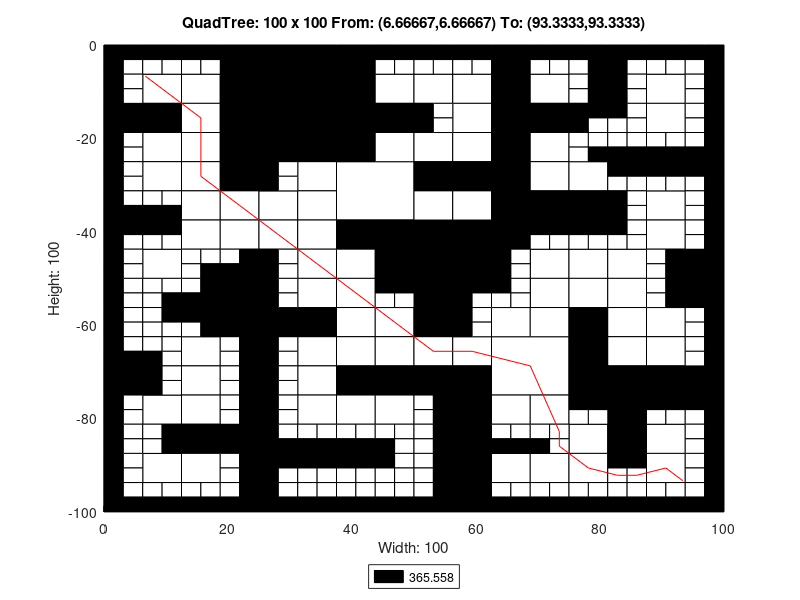

Write the MATLAB code that produced this figure.
axis([0 100 -100 0]);
title('QuadTree: 100 x 100 From: (6.66667,6.66667) To: (93.3333,93.3333)');
xlabel('Width: 100');
ylabel('Height: 100');
rectangle('Position',[25 -12.5 12.5 12.5], 'FaceColor',[0 0 0]);
rectangle('Position',[25 -25 12.5 12.5], 'FaceColor',[0 0 0]);
rectangle('Position',[37.5 -37.5 12.5 12.5], 'FaceColor',[1 1 1]);
rectangle('Position',[50 -50 12.5 12.5], 'FaceColor',[0 0 0]);
rectangle('Position',[62.5 -75 12.5 12.5], 'FaceColor',[1 1 1]);
rectangle('Position',[6.25 -12.5 6.25 6.25], 'FaceColor',[1 1 1]);
rectangle('Position',[18.75 -6.25 6.25 6.25], 'FaceColor',[0 0 0]);
rectangle('Position',[12.5 -12.5 6.25 6.25], 'FaceColor',[1 1 1]);
rectangle('Position',[18.75 -12.5 6.25 6.25], 'FaceColor',[0 0 0]);
rectangle('Position',[0 -18.75 6.25 6.25], 'FaceColor',[0 0 0]);
rectangle('Position',[6.25 -18.75 6.25 6.25], 'FaceColor',[0 0 0]);
rectangle('Position',[6.25 -25 6.25 6.25], 'FaceColor',[1 1 1]);
rectangle('Position',[12.5 -18.75 6.25 6.25], 'FaceColor',[1 1 1]);
rectangle('Position',[18.75 -18.75 6.25 6.25], 'FaceColor',[0 0 0]);
rectangle('Position',[12.5 -25 6.25 6.25], 'FaceColor',[1 1 1]);
rectangle('Position',[18.75 -25 6.25 6.25], 'FaceColor',[0 0 0]);
rectangle('Position',[37.5 -6.25 6.25 6.25], 'FaceColor',[0 0 0]);
rectangle('Position',[37.5 -12.5 6.25 6.25], 'FaceColor',[0 0 0]);
rectangle('Position',[43.75 -12.5 6.25 6.25], 'FaceColor',[1 1 1]);
rectangle('Position',[37.5 -18.75 6.25 6.25], 'FaceColor',[0 0 0]);
rectangle('Position',[43.75 -18.75 6.25 6.25], 'FaceColor',[0 0 0]);
rectangle('Position',[37.5 -25 6.25 6.25], 'FaceColor',[0 0 0]);
rectangle('Position',[43.75 -25 6.25 6.25], 'FaceColor',[1 1 1]);
rectangle('Position',[6.25 -31.25 6.25 6.25], 'FaceColor',[1 1 1]);
rectangle('Position',[12.5 -31.25 6.25 6.25], 'FaceColor',[1 1 1]);
rectangle('Position',[18.75 -31.25 6.25 6.25], 'FaceColor',[0 0 0]);
rectangle('Position',[12.5 -37.5 6.25 6.25], 'FaceColor',[1 1 1]);
rectangle('Position',[18.75 -37.5 6.25 6.25], 'FaceColor',[1 1 1]);
rectangle('Position',[6.25 -50 6.25 6.25], 'FaceColor',[1 1 1]);
rectangle('Position',[12.5 -43.75 6.25 6.25], 'FaceColor',[1 1 1]);
rectangle('Position',[18.75 -43.75 6.25 6.25], 'FaceColor',[1 1 1]);
rectangle('Position',[31.25 -31.25 6.25 6.25], 'FaceColor',[1 1 1]);
rectangle('Position',[25 -37.5 6.25 6.25], 'FaceColor',[1 1 1]);
rectangle('Position',[31.25 -37.5 6.25 6.25], 'FaceColor',[1 1 1]);
rectangle('Position',[25 -43.75 6.25 6.25], 'FaceColor',[1 1 1]);
rectangle('Position',[31.25 -43.75 6.25 6.25], 'FaceColor',[1 1 1]);
rectangle('Position',[31.25 -50 6.25 6.25], 'FaceColor',[1 1 1]);
rectangle('Position',[37.5 -43.75 6.25 6.25], 'FaceColor',[0 0 0]);
rectangle('Position',[43.75 -43.75 6.25 6.25], 'FaceColor',[0 0 0]);
rectangle('Position',[37.5 -50 6.25 6.25], 'FaceColor',[1 1 1]);
rectangle('Position',[43.75 -50 6.25 6.25], 'FaceColor',[0 0 0]);
rectangle('Position',[50 -12.5 6.25 6.25], 'FaceColor',[1 1 1]);
rectangle('Position',[56.25 -12.5 6.25 6.25], 'FaceColor',[1 1 1]);
rectangle('Position',[62.5 -6.25 6.25 6.25], 'FaceColor',[0 0 0]);
rectangle('Position',[62.5 -12.5 6.25 6.25], 'FaceColor',[0 0 0]);
rectangle('Position',[68.75 -12.5 6.25 6.25], 'FaceColor',[1 1 1]);
rectangle('Position',[56.25 -18.75 6.25 6.25], 'FaceColor',[1 1 1]);
rectangle('Position',[50 -25 6.25 6.25], 'FaceColor',[1 1 1]);
rectangle('Position',[56.25 -25 6.25 6.25], 'FaceColor',[1 1 1]);
rectangle('Position',[62.5 -18.75 6.25 6.25], 'FaceColor',[0 0 0]);
rectangle('Position',[68.75 -18.75 6.25 6.25], 'FaceColor',[0 0 0]);
rectangle('Position',[62.5 -25 6.25 6.25], 'FaceColor',[0 0 0]);
rectangle('Position',[68.75 -25 6.25 6.25], 'FaceColor',[1 1 1]);
rectangle('Position',[87.5 -12.5 6.25 6.25], 'FaceColor',[1 1 1]);
rectangle('Position',[87.5 -18.75 6.25 6.25], 'FaceColor',[1 1 1]);
rectangle('Position',[50 -31.25 6.25 6.25], 'FaceColor',[0 0 0]);
rectangle('Position',[56.25 -31.25 6.25 6.25], 'FaceColor',[0 0 0]);
rectangle('Position',[50 -37.5 6.25 6.25], 'FaceColor',[1 1 1]);
rectangle('Position',[56.25 -37.5 6.25 6.25], 'FaceColor',[1 1 1]);
rectangle('Position',[62.5 -31.25 6.25 6.25], 'FaceColor',[0 0 0]);
rectangle('Position',[68.75 -31.25 6.25 6.25], 'FaceColor',[1 1 1]);
rectangle('Position',[62.5 -37.5 6.25 6.25], 'FaceColor',[0 0 0]);
rectangle('Position',[68.75 -37.5 6.25 6.25], 'FaceColor',[0 0 0]);
rectangle('Position',[62.5 -43.75 6.25 6.25], 'FaceColor',[0 0 0]);
rectangle('Position',[68.75 -50 6.25 6.25], 'FaceColor',[1 1 1]);
rectangle('Position',[75 -31.25 6.25 6.25], 'FaceColor',[1 1 1]);
rectangle('Position',[75 -37.5 6.25 6.25], 'FaceColor',[0 0 0]);
rectangle('Position',[87.5 -37.5 6.25 6.25], 'FaceColor',[1 1 1]);
rectangle('Position',[75 -50 6.25 6.25], 'FaceColor',[1 1 1]);
rectangle('Position',[81.25 -50 6.25 6.25], 'FaceColor',[1 1 1]);
rectangle('Position',[87.5 -43.75 6.25 6.25], 'FaceColor',[1 1 1]);
rectangle('Position',[93.75 -50 6.25 6.25], 'FaceColor',[0 0 0]);
rectangle('Position',[18.75 -56.25 6.25 6.25], 'FaceColor',[0 0 0]);
rectangle('Position',[18.75 -62.5 6.25 6.25], 'FaceColor',[0 0 0]);
rectangle('Position',[0 -75 6.25 6.25], 'FaceColor',[0 0 0]);
rectangle('Position',[12.5 -68.75 6.25 6.25], 'FaceColor',[1 1 1]);
rectangle('Position',[12.5 -75 6.25 6.25], 'FaceColor',[1 1 1]);
rectangle('Position',[31.25 -56.25 6.25 6.25], 'FaceColor',[1 1 1]);
rectangle('Position',[25 -62.5 6.25 6.25], 'FaceColor',[0 0 0]);
rectangle('Position',[31.25 -62.5 6.25 6.25], 'FaceColor',[0 0 0]);
rectangle('Position',[37.5 -56.25 6.25 6.25], 'FaceColor',[1 1 1]);
rectangle('Position',[37.5 -62.5 6.25 6.25], 'FaceColor',[1 1 1]);
rectangle('Position',[43.75 -62.5 6.25 6.25], 'FaceColor',[1 1 1]);
rectangle('Position',[31.25 -68.75 6.25 6.25], 'FaceColor',[1 1 1]);
rectangle('Position',[31.25 -75 6.25 6.25], 'FaceColor',[1 1 1]);
rectangle('Position',[37.5 -68.75 6.25 6.25], 'FaceColor',[1 1 1]);
rectangle('Position',[43.75 -68.75 6.25 6.25], 'FaceColor',[1 1 1]);
rectangle('Position',[37.5 -75 6.25 6.25], 'FaceColor',[0 0 0]);
rectangle('Position',[43.75 -75 6.25 6.25], 'FaceColor',[0 0 0]);
rectangle('Position',[6.25 -81.25 6.25 6.25], 'FaceColor',[1 1 1]);
rectangle('Position',[12.5 -81.25 6.25 6.25], 'FaceColor',[1 1 1]);
rectangle('Position',[12.5 -87.5 6.25 6.25], 'FaceColor',[0 0 0]);
rectangle('Position',[18.75 -87.5 6.25 6.25], 'FaceColor',[0 0 0]);
rectangle('Position',[6.25 -93.75 6.25 6.25], 'FaceColor',[1 1 1]);
rectangle('Position',[12.5 -93.75 6.25 6.25], 'FaceColor',[1 1 1]);
rectangle('Position',[31.25 -81.25 6.25 6.25], 'FaceColor',[1 1 1]);
rectangle('Position',[37.5 -81.25 6.25 6.25], 'FaceColor',[1 1 1]);
rectangle('Position',[43.75 -81.25 6.25 6.25], 'FaceColor',[1 1 1]);
rectangle('Position',[50 -56.25 6.25 6.25], 'FaceColor',[0 0 0]);
rectangle('Position',[50 -62.5 6.25 6.25], 'FaceColor',[0 0 0]);
rectangle('Position',[68.75 -56.25 6.25 6.25], 'FaceColor',[1 1 1]);
rectangle('Position',[62.5 -62.5 6.25 6.25], 'FaceColor',[1 1 1]);
rectangle('Position',[68.75 -62.5 6.25 6.25], 'FaceColor',[1 1 1]);
rectangle('Position',[50 -68.75 6.25 6.25], 'FaceColor',[1 1 1]);
rectangle('Position',[56.25 -68.75 6.25 6.25], 'FaceColor',[1 1 1]);
rectangle('Position',[50 -75 6.25 6.25], 'FaceColor',[0 0 0]);
rectangle('Position',[56.25 -75 6.25 6.25], 'FaceColor',[0 0 0]);
rectangle('Position',[75 -56.25 6.25 6.25], 'FaceColor',[1 1 1]);
rectangle('Position',[81.25 -56.25 6.25 6.25], 'FaceColor',[1 1 1]);
rectangle('Position',[75 -62.5 6.25 6.25], 'FaceColor',[0 0 0]);
rectangle('Position',[81.25 -62.5 6.25 6.25], 'FaceColor',[1 1 1]);
rectangle('Position',[93.75 -56.25 6.25 6.25], 'FaceColor',[0 0 0]);
rectangle('Position',[87.5 -62.5 6.25 6.25], 'FaceColor',[1 1 1]);
rectangle('Position',[75 -68.75 6.25 6.25], 'FaceColor',[0 0 0]);
rectangle('Position',[81.25 -68.75 6.25 6.25], 'FaceColor',[1 1 1]);
rectangle('Position',[75 -75 6.25 6.25], 'FaceColor',[0 0 0]);
rectangle('Position',[81.25 -75 6.25 6.25], 'FaceColor',[0 0 0]);
rectangle('Position',[87.5 -68.75 6.25 6.25], 'FaceColor',[1 1 1]);
rectangle('Position',[87.5 -75 6.25 6.25], 'FaceColor',[0 0 0]);
rectangle('Position',[93.75 -75 6.25 6.25], 'FaceColor',[0 0 0]);
rectangle('Position',[56.25 -81.25 6.25 6.25], 'FaceColor',[0 0 0]);
rectangle('Position',[56.25 -87.5 6.25 6.25], 'FaceColor',[0 0 0]);
rectangle('Position',[62.5 -81.25 6.25 6.25], 'FaceColor',[1 1 1]);
rectangle('Position',[68.75 -81.25 6.25 6.25], 'FaceColor',[1 1 1]);
rectangle('Position',[56.25 -93.75 6.25 6.25], 'FaceColor',[0 0 0]);
rectangle('Position',[56.25 -100 6.25 6.25], 'FaceColor',[0 0 0]);
rectangle('Position',[62.5 -93.75 6.25 6.25], 'FaceColor',[1 1 1]);
rectangle('Position',[68.75 -93.75 6.25 6.25], 'FaceColor',[1 1 1]);
rectangle('Position',[81.25 -81.25 6.25 6.25], 'FaceColor',[0 0 0]);
rectangle('Position',[75 -87.5 6.25 6.25], 'FaceColor',[1 1 1]);
rectangle('Position',[81.25 -87.5 6.25 6.25], 'FaceColor',[0 0 0]);
rectangle('Position',[87.5 -87.5 6.25 6.25], 'FaceColor',[1 1 1]);
rectangle('Position',[75 -93.75 6.25 6.25], 'FaceColor',[1 1 1]);
rectangle('Position',[87.5 -93.75 6.25 6.25], 'FaceColor',[1 1 1]);
rectangle('Position',[0 -3.125 3.125 3.125], 'FaceColor',[0 0 0]);
rectangle('Position',[3.125 -3.125 3.125 3.125], 'FaceColor',[0 0 0]);
rectangle('Position',[0 -6.25 3.125 3.125], 'FaceColor',[0 0 0]);
rectangle('Position',[3.125 -6.25 3.125 3.125], 'FaceColor',[1 1 1]);
rectangle('Position',[6.25 -3.125 3.125 3.125], 'FaceColor',[0 0 0]);
rectangle('Position',[9.375 -3.125 3.125 3.125], 'FaceColor',[0 0 0]);
rectangle('Position',[6.25 -6.25 3.125 3.125], 'FaceColor',[1 1 1]);
rectangle('Position',[9.375 -6.25 3.125 3.125], 'FaceColor',[1 1 1]);
rectangle('Position',[0 -9.375 3.125 3.125], 'FaceColor',[0 0 0]);
rectangle('Position',[3.125 -9.375 3.125 3.125], 'FaceColor',[1 1 1]);
rectangle('Position',[0 -12.5 3.125 3.125], 'FaceColor',[0 0 0]);
rectangle('Position',[3.125 -12.5 3.125 3.125], 'FaceColor',[1 1 1]);
rectangle('Position',[12.5 -3.125 3.125 3.125], 'FaceColor',[0 0 0]);
rectangle('Position',[15.625 -3.125 3.125 3.125], 'FaceColor',[0 0 0]);
rectangle('Position',[12.5 -6.25 3.125 3.125], 'FaceColor',[1 1 1]);
rectangle('Position',[15.625 -6.25 3.125 3.125], 'FaceColor',[1 1 1]);
rectangle('Position',[0 -21.875 3.125 3.125], 'FaceColor',[0 0 0]);
rectangle('Position',[3.125 -21.875 3.125 3.125], 'FaceColor',[1 1 1]);
rectangle('Position',[0 -25 3.125 3.125], 'FaceColor',[0 0 0]);
rectangle('Position',[3.125 -25 3.125 3.125], 'FaceColor',[1 1 1]);
rectangle('Position',[43.75 -3.125 3.125 3.125], 'FaceColor',[0 0 0]);
rectangle('Position',[46.875 -3.125 3.125 3.125], 'FaceColor',[0 0 0]);
rectangle('Position',[43.75 -6.25 3.125 3.125], 'FaceColor',[1 1 1]);
rectangle('Position',[46.875 -6.25 3.125 3.125], 'FaceColor',[1 1 1]);
rectangle('Position',[0 -28.125 3.125 3.125], 'FaceColor',[0 0 0]);
rectangle('Position',[3.125 -28.125 3.125 3.125], 'FaceColor',[1 1 1]);
rectangle('Position',[0 -31.25 3.125 3.125], 'FaceColor',[0 0 0]);
rectangle('Position',[3.125 -31.25 3.125 3.125], 'FaceColor',[1 1 1]);
rectangle('Position',[0 -34.375 3.125 3.125], 'FaceColor',[0 0 0]);
rectangle('Position',[3.125 -34.375 3.125 3.125], 'FaceColor',[1 1 1]);
rectangle('Position',[0 -37.5 3.125 3.125], 'FaceColor',[0 0 0]);
rectangle('Position',[3.125 -37.5 3.125 3.125], 'FaceColor',[0 0 0]);
rectangle('Position',[6.25 -34.375 3.125 3.125], 'FaceColor',[1 1 1]);
rectangle('Position',[9.375 -34.375 3.125 3.125], 'FaceColor',[1 1 1]);
rectangle('Position',[6.25 -37.5 3.125 3.125], 'FaceColor',[0 0 0]);
rectangle('Position',[9.375 -37.5 3.125 3.125], 'FaceColor',[0 0 0]);
rectangle('Position',[0 -40.625 3.125 3.125], 'FaceColor',[0 0 0]);
rectangle('Position',[3.125 -40.625 3.125 3.125], 'FaceColor',[0 0 0]);
rectangle('Position',[0 -43.75 3.125 3.125], 'FaceColor',[0 0 0]);
rectangle('Position',[3.125 -43.75 3.125 3.125], 'FaceColor',[1 1 1]);
rectangle('Position',[6.25 -40.625 3.125 3.125], 'FaceColor',[0 0 0]);
rectangle('Position',[9.375 -40.625 3.125 3.125], 'FaceColor',[0 0 0]);
rectangle('Position',[6.25 -43.75 3.125 3.125], 'FaceColor',[1 1 1]);
rectangle('Position',[9.375 -43.75 3.125 3.125], 'FaceColor',[1 1 1]);
rectangle('Position',[0 -46.875 3.125 3.125], 'FaceColor',[0 0 0]);
rectangle('Position',[3.125 -46.875 3.125 3.125], 'FaceColor',[1 1 1]);
rectangle('Position',[0 -50 3.125 3.125], 'FaceColor',[0 0 0]);
rectangle('Position',[3.125 -50 3.125 3.125], 'FaceColor',[1 1 1]);
rectangle('Position',[12.5 -46.875 3.125 3.125], 'FaceColor',[1 1 1]);
rectangle('Position',[15.625 -46.875 3.125 3.125], 'FaceColor',[1 1 1]);
rectangle('Position',[12.5 -50 3.125 3.125], 'FaceColor',[1 1 1]);
rectangle('Position',[15.625 -50 3.125 3.125], 'FaceColor',[0 0 0]);
rectangle('Position',[18.75 -46.875 3.125 3.125], 'FaceColor',[1 1 1]);
rectangle('Position',[21.875 -46.875 3.125 3.125], 'FaceColor',[0 0 0]);
rectangle('Position',[18.75 -50 3.125 3.125], 'FaceColor',[0 0 0]);
rectangle('Position',[21.875 -50 3.125 3.125], 'FaceColor',[0 0 0]);
rectangle('Position',[25 -28.125 3.125 3.125], 'FaceColor',[0 0 0]);
rectangle('Position',[28.125 -28.125 3.125 3.125], 'FaceColor',[1 1 1]);
rectangle('Position',[25 -31.25 3.125 3.125], 'FaceColor',[0 0 0]);
rectangle('Position',[28.125 -31.25 3.125 3.125], 'FaceColor',[1 1 1]);
rectangle('Position',[25 -46.875 3.125 3.125], 'FaceColor',[0 0 0]);
rectangle('Position',[28.125 -46.875 3.125 3.125], 'FaceColor',[1 1 1]);
rectangle('Position',[25 -50 3.125 3.125], 'FaceColor',[0 0 0]);
rectangle('Position',[28.125 -50 3.125 3.125], 'FaceColor',[1 1 1]);
rectangle('Position',[50 -3.125 3.125 3.125], 'FaceColor',[0 0 0]);
rectangle('Position',[53.125 -3.125 3.125 3.125], 'FaceColor',[0 0 0]);
rectangle('Position',[50 -6.25 3.125 3.125], 'FaceColor',[1 1 1]);
rectangle('Position',[53.125 -6.25 3.125 3.125], 'FaceColor',[1 1 1]);
rectangle('Position',[56.25 -3.125 3.125 3.125], 'FaceColor',[0 0 0]);
rectangle('Position',[59.375 -3.125 3.125 3.125], 'FaceColor',[0 0 0]);
rectangle('Position',[56.25 -6.25 3.125 3.125], 'FaceColor',[1 1 1]);
rectangle('Position',[59.375 -6.25 3.125 3.125], 'FaceColor',[1 1 1]);
rectangle('Position',[68.75 -3.125 3.125 3.125], 'FaceColor',[0 0 0]);
rectangle('Position',[71.875 -3.125 3.125 3.125], 'FaceColor',[0 0 0]);
rectangle('Position',[68.75 -6.25 3.125 3.125], 'FaceColor',[1 1 1]);
rectangle('Position',[71.875 -6.25 3.125 3.125], 'FaceColor',[1 1 1]);
rectangle('Position',[50 -15.625 3.125 3.125], 'FaceColor',[0 0 0]);
rectangle('Position',[53.125 -15.625 3.125 3.125], 'FaceColor',[1 1 1]);
rectangle('Position',[50 -18.75 3.125 3.125], 'FaceColor',[0 0 0]);
rectangle('Position',[53.125 -18.75 3.125 3.125], 'FaceColor',[1 1 1]);
rectangle('Position',[75 -3.125 3.125 3.125], 'FaceColor',[0 0 0]);
rectangle('Position',[78.125 -3.125 3.125 3.125], 'FaceColor',[0 0 0]);
rectangle('Position',[75 -6.25 3.125 3.125], 'FaceColor',[1 1 1]);
rectangle('Position',[78.125 -6.25 3.125 3.125], 'FaceColor',[0 0 0]);
rectangle('Position',[81.25 -3.125 3.125 3.125], 'FaceColor',[0 0 0]);
rectangle('Position',[84.375 -3.125 3.125 3.125], 'FaceColor',[0 0 0]);
rectangle('Position',[81.25 -6.25 3.125 3.125], 'FaceColor',[0 0 0]);
rectangle('Position',[84.375 -6.25 3.125 3.125], 'FaceColor',[1 1 1]);
rectangle('Position',[75 -9.375 3.125 3.125], 'FaceColor',[1 1 1]);
rectangle('Position',[78.125 -9.375 3.125 3.125], 'FaceColor',[0 0 0]);
rectangle('Position',[75 -12.5 3.125 3.125], 'FaceColor',[1 1 1]);
rectangle('Position',[78.125 -12.5 3.125 3.125], 'FaceColor',[0 0 0]);
rectangle('Position',[81.25 -9.375 3.125 3.125], 'FaceColor',[0 0 0]);
rectangle('Position',[84.375 -9.375 3.125 3.125], 'FaceColor',[1 1 1]);
rectangle('Position',[81.25 -12.5 3.125 3.125], 'FaceColor',[0 0 0]);
rectangle('Position',[84.375 -12.5 3.125 3.125], 'FaceColor',[1 1 1]);
rectangle('Position',[87.5 -3.125 3.125 3.125], 'FaceColor',[0 0 0]);
rectangle('Position',[90.625 -3.125 3.125 3.125], 'FaceColor',[0 0 0]);
rectangle('Position',[87.5 -6.25 3.125 3.125], 'FaceColor',[1 1 1]);
rectangle('Position',[90.625 -6.25 3.125 3.125], 'FaceColor',[1 1 1]);
rectangle('Position',[93.75 -3.125 3.125 3.125], 'FaceColor',[0 0 0]);
rectangle('Position',[96.875 -3.125 3.125 3.125], 'FaceColor',[0 0 0]);
rectangle('Position',[93.75 -6.25 3.125 3.125], 'FaceColor',[1 1 1]);
rectangle('Position',[96.875 -6.25 3.125 3.125], 'FaceColor',[0 0 0]);
rectangle('Position',[93.75 -9.375 3.125 3.125], 'FaceColor',[1 1 1]);
rectangle('Position',[96.875 -9.375 3.125 3.125], 'FaceColor',[0 0 0]);
rectangle('Position',[93.75 -12.5 3.125 3.125], 'FaceColor',[1 1 1]);
rectangle('Position',[96.875 -12.5 3.125 3.125], 'FaceColor',[0 0 0]);
rectangle('Position',[75 -15.625 3.125 3.125], 'FaceColor',[0 0 0]);
rectangle('Position',[78.125 -15.625 3.125 3.125], 'FaceColor',[0 0 0]);
rectangle('Position',[75 -18.75 3.125 3.125], 'FaceColor',[0 0 0]);
rectangle('Position',[78.125 -18.75 3.125 3.125], 'FaceColor',[1 1 1]);
rectangle('Position',[81.25 -15.625 3.125 3.125], 'FaceColor',[0 0 0]);
rectangle('Position',[84.375 -15.625 3.125 3.125], 'FaceColor',[1 1 1]);
rectangle('Position',[81.25 -18.75 3.125 3.125], 'FaceColor',[1 1 1]);
rectangle('Position',[84.375 -18.75 3.125 3.125], 'FaceColor',[1 1 1]);
rectangle('Position',[75 -21.875 3.125 3.125], 'FaceColor',[1 1 1]);
rectangle('Position',[78.125 -21.875 3.125 3.125], 'FaceColor',[1 1 1]);
rectangle('Position',[75 -25 3.125 3.125], 'FaceColor',[1 1 1]);
rectangle('Position',[78.125 -25 3.125 3.125], 'FaceColor',[0 0 0]);
rectangle('Position',[81.25 -21.875 3.125 3.125], 'FaceColor',[1 1 1]);
rectangle('Position',[84.375 -21.875 3.125 3.125], 'FaceColor',[1 1 1]);
rectangle('Position',[81.25 -25 3.125 3.125], 'FaceColor',[0 0 0]);
rectangle('Position',[84.375 -25 3.125 3.125], 'FaceColor',[0 0 0]);
rectangle('Position',[93.75 -15.625 3.125 3.125], 'FaceColor',[1 1 1]);
rectangle('Position',[96.875 -15.625 3.125 3.125], 'FaceColor',[0 0 0]);
rectangle('Position',[93.75 -18.75 3.125 3.125], 'FaceColor',[1 1 1]);
rectangle('Position',[96.875 -18.75 3.125 3.125], 'FaceColor',[0 0 0]);
rectangle('Position',[87.5 -21.875 3.125 3.125], 'FaceColor',[1 1 1]);
rectangle('Position',[90.625 -21.875 3.125 3.125], 'FaceColor',[1 1 1]);
rectangle('Position',[87.5 -25 3.125 3.125], 'FaceColor',[0 0 0]);
rectangle('Position',[90.625 -25 3.125 3.125], 'FaceColor',[0 0 0]);
rectangle('Position',[93.75 -21.875 3.125 3.125], 'FaceColor',[1 1 1]);
rectangle('Position',[96.875 -21.875 3.125 3.125], 'FaceColor',[0 0 0]);
rectangle('Position',[93.75 -25 3.125 3.125], 'FaceColor',[0 0 0]);
rectangle('Position',[96.875 -25 3.125 3.125], 'FaceColor',[0 0 0]);
rectangle('Position',[68.75 -40.625 3.125 3.125], 'FaceColor',[0 0 0]);
rectangle('Position',[71.875 -40.625 3.125 3.125], 'FaceColor',[0 0 0]);
rectangle('Position',[68.75 -43.75 3.125 3.125], 'FaceColor',[1 1 1]);
rectangle('Position',[71.875 -43.75 3.125 3.125], 'FaceColor',[1 1 1]);
rectangle('Position',[62.5 -46.875 3.125 3.125], 'FaceColor',[0 0 0]);
rectangle('Position',[65.625 -46.875 3.125 3.125], 'FaceColor',[1 1 1]);
rectangle('Position',[62.5 -50 3.125 3.125], 'FaceColor',[0 0 0]);
rectangle('Position',[65.625 -50 3.125 3.125], 'FaceColor',[1 1 1]);
rectangle('Position',[81.25 -28.125 3.125 3.125], 'FaceColor',[0 0 0]);
rectangle('Position',[84.375 -28.125 3.125 3.125], 'FaceColor',[0 0 0]);
rectangle('Position',[81.25 -31.25 3.125 3.125], 'FaceColor',[1 1 1]);
rectangle('Position',[84.375 -31.25 3.125 3.125], 'FaceColor',[1 1 1]);
rectangle('Position',[81.25 -34.375 3.125 3.125], 'FaceColor',[0 0 0]);
rectangle('Position',[84.375 -34.375 3.125 3.125], 'FaceColor',[1 1 1]);
rectangle('Position',[81.25 -37.5 3.125 3.125], 'FaceColor',[0 0 0]);
rectangle('Position',[84.375 -37.5 3.125 3.125], 'FaceColor',[1 1 1]);
rectangle('Position',[87.5 -28.125 3.125 3.125], 'FaceColor',[0 0 0]);
rectangle('Position',[90.625 -28.125 3.125 3.125], 'FaceColor',[0 0 0]);
rectangle('Position',[87.5 -31.25 3.125 3.125], 'FaceColor',[1 1 1]);
rectangle('Position',[90.625 -31.25 3.125 3.125], 'FaceColor',[1 1 1]);
rectangle('Position',[93.75 -28.125 3.125 3.125], 'FaceColor',[0 0 0]);
rectangle('Position',[96.875 -28.125 3.125 3.125], 'FaceColor',[0 0 0]);
rectangle('Position',[93.75 -31.25 3.125 3.125], 'FaceColor',[1 1 1]);
rectangle('Position',[96.875 -31.25 3.125 3.125], 'FaceColor',[0 0 0]);
rectangle('Position',[93.75 -34.375 3.125 3.125], 'FaceColor',[1 1 1]);
rectangle('Position',[96.875 -34.375 3.125 3.125], 'FaceColor',[0 0 0]);
rectangle('Position',[93.75 -37.5 3.125 3.125], 'FaceColor',[1 1 1]);
rectangle('Position',[96.875 -37.5 3.125 3.125], 'FaceColor',[0 0 0]);
rectangle('Position',[75 -40.625 3.125 3.125], 'FaceColor',[0 0 0]);
rectangle('Position',[78.125 -40.625 3.125 3.125], 'FaceColor',[0 0 0]);
rectangle('Position',[75 -43.75 3.125 3.125], 'FaceColor',[1 1 1]);
rectangle('Position',[78.125 -43.75 3.125 3.125], 'FaceColor',[1 1 1]);
rectangle('Position',[81.25 -40.625 3.125 3.125], 'FaceColor',[0 0 0]);
rectangle('Position',[84.375 -40.625 3.125 3.125], 'FaceColor',[1 1 1]);
rectangle('Position',[81.25 -43.75 3.125 3.125], 'FaceColor',[1 1 1]);
rectangle('Position',[84.375 -43.75 3.125 3.125], 'FaceColor',[1 1 1]);
rectangle('Position',[93.75 -40.625 3.125 3.125], 'FaceColor',[1 1 1]);
rectangle('Position',[96.875 -40.625 3.125 3.125], 'FaceColor',[0 0 0]);
rectangle('Position',[93.75 -43.75 3.125 3.125], 'FaceColor',[1 1 1]);
rectangle('Position',[96.875 -43.75 3.125 3.125], 'FaceColor',[0 0 0]);
rectangle('Position',[87.5 -46.875 3.125 3.125], 'FaceColor',[1 1 1]);
rectangle('Position',[90.625 -46.875 3.125 3.125], 'FaceColor',[0 0 0]);
rectangle('Position',[87.5 -50 3.125 3.125], 'FaceColor',[1 1 1]);
rectangle('Position',[90.625 -50 3.125 3.125], 'FaceColor',[0 0 0]);
rectangle('Position',[0 -53.125 3.125 3.125], 'FaceColor',[0 0 0]);
rectangle('Position',[3.125 -53.125 3.125 3.125], 'FaceColor',[1 1 1]);
rectangle('Position',[0 -56.25 3.125 3.125], 'FaceColor',[0 0 0]);
rectangle('Position',[3.125 -56.25 3.125 3.125], 'FaceColor',[1 1 1]);
rectangle('Position',[6.25 -53.125 3.125 3.125], 'FaceColor',[1 1 1]);
rectangle('Position',[9.375 -53.125 3.125 3.125], 'FaceColor',[1 1 1]);
rectangle('Position',[6.25 -56.25 3.125 3.125], 'FaceColor',[1 1 1]);
rectangle('Position',[9.375 -56.25 3.125 3.125], 'FaceColor',[0 0 0]);
rectangle('Position',[0 -59.375 3.125 3.125], 'FaceColor',[0 0 0]);
rectangle('Position',[3.125 -59.375 3.125 3.125], 'FaceColor',[1 1 1]);
rectangle('Position',[0 -62.5 3.125 3.125], 'FaceColor',[0 0 0]);
rectangle('Position',[3.125 -62.5 3.125 3.125], 'FaceColor',[1 1 1]);
rectangle('Position',[6.25 -59.375 3.125 3.125], 'FaceColor',[1 1 1]);
rectangle('Position',[9.375 -59.375 3.125 3.125], 'FaceColor',[0 0 0]);
rectangle('Position',[6.25 -62.5 3.125 3.125], 'FaceColor',[1 1 1]);
rectangle('Position',[9.375 -62.5 3.125 3.125], 'FaceColor',[1 1 1]);
rectangle('Position',[12.5 -53.125 3.125 3.125], 'FaceColor',[1 1 1]);
rectangle('Position',[15.625 -53.125 3.125 3.125], 'FaceColor',[0 0 0]);
rectangle('Position',[12.5 -56.25 3.125 3.125], 'FaceColor',[0 0 0]);
rectangle('Position',[15.625 -56.25 3.125 3.125], 'FaceColor',[0 0 0]);
rectangle('Position',[12.5 -59.375 3.125 3.125], 'FaceColor',[0 0 0]);
rectangle('Position',[15.625 -59.375 3.125 3.125], 'FaceColor',[0 0 0]);
rectangle('Position',[12.5 -62.5 3.125 3.125], 'FaceColor',[1 1 1]);
rectangle('Position',[15.625 -62.5 3.125 3.125], 'FaceColor',[0 0 0]);
rectangle('Position',[0 -65.625 3.125 3.125], 'FaceColor',[0 0 0]);
rectangle('Position',[3.125 -65.625 3.125 3.125], 'FaceColor',[1 1 1]);
rectangle('Position',[0 -68.75 3.125 3.125], 'FaceColor',[0 0 0]);
rectangle('Position',[3.125 -68.75 3.125 3.125], 'FaceColor',[0 0 0]);
rectangle('Position',[6.25 -65.625 3.125 3.125], 'FaceColor',[1 1 1]);
rectangle('Position',[9.375 -65.625 3.125 3.125], 'FaceColor',[1 1 1]);
rectangle('Position',[6.25 -68.75 3.125 3.125], 'FaceColor',[0 0 0]);
rectangle('Position',[9.375 -68.75 3.125 3.125], 'FaceColor',[1 1 1]);
rectangle('Position',[6.25 -71.875 3.125 3.125], 'FaceColor',[0 0 0]);
rectangle('Position',[9.375 -71.875 3.125 3.125], 'FaceColor',[1 1 1]);
rectangle('Position',[6.25 -75 3.125 3.125], 'FaceColor',[0 0 0]);
rectangle('Position',[9.375 -75 3.125 3.125], 'FaceColor',[1 1 1]);
rectangle('Position',[18.75 -65.625 3.125 3.125], 'FaceColor',[1 1 1]);
rectangle('Position',[21.875 -65.625 3.125 3.125], 'FaceColor',[0 0 0]);
rectangle('Position',[18.75 -68.75 3.125 3.125], 'FaceColor',[1 1 1]);
rectangle('Position',[21.875 -68.75 3.125 3.125], 'FaceColor',[0 0 0]);
rectangle('Position',[18.75 -71.875 3.125 3.125], 'FaceColor',[1 1 1]);
rectangle('Position',[21.875 -71.875 3.125 3.125], 'FaceColor',[0 0 0]);
rectangle('Position',[18.75 -75 3.125 3.125], 'FaceColor',[1 1 1]);
rectangle('Position',[21.875 -75 3.125 3.125], 'FaceColor',[0 0 0]);
rectangle('Position',[25 -53.125 3.125 3.125], 'FaceColor',[0 0 0]);
rectangle('Position',[28.125 -53.125 3.125 3.125], 'FaceColor',[1 1 1]);
rectangle('Position',[25 -56.25 3.125 3.125], 'FaceColor',[0 0 0]);
rectangle('Position',[28.125 -56.25 3.125 3.125], 'FaceColor',[1 1 1]);
rectangle('Position',[43.75 -53.125 3.125 3.125], 'FaceColor',[0 0 0]);
rectangle('Position',[46.875 -53.125 3.125 3.125], 'FaceColor',[0 0 0]);
rectangle('Position',[43.75 -56.25 3.125 3.125], 'FaceColor',[1 1 1]);
rectangle('Position',[46.875 -56.25 3.125 3.125], 'FaceColor',[1 1 1]);
rectangle('Position',[25 -65.625 3.125 3.125], 'FaceColor',[0 0 0]);
rectangle('Position',[28.125 -65.625 3.125 3.125], 'FaceColor',[1 1 1]);
rectangle('Position',[25 -68.75 3.125 3.125], 'FaceColor',[0 0 0]);
rectangle('Position',[28.125 -68.75 3.125 3.125], 'FaceColor',[1 1 1]);
rectangle('Position',[25 -71.875 3.125 3.125], 'FaceColor',[0 0 0]);
rectangle('Position',[28.125 -71.875 3.125 3.125], 'FaceColor',[1 1 1]);
rectangle('Position',[25 -75 3.125 3.125], 'FaceColor',[0 0 0]);
rectangle('Position',[28.125 -75 3.125 3.125], 'FaceColor',[1 1 1]);
rectangle('Position',[0 -78.125 3.125 3.125], 'FaceColor',[0 0 0]);
rectangle('Position',[3.125 -78.125 3.125 3.125], 'FaceColor',[1 1 1]);
rectangle('Position',[0 -81.25 3.125 3.125], 'FaceColor',[0 0 0]);
rectangle('Position',[3.125 -81.25 3.125 3.125], 'FaceColor',[1 1 1]);
rectangle('Position',[0 -84.375 3.125 3.125], 'FaceColor',[0 0 0]);
rectangle('Position',[3.125 -84.375 3.125 3.125], 'FaceColor',[1 1 1]);
rectangle('Position',[0 -87.5 3.125 3.125], 'FaceColor',[0 0 0]);
rectangle('Position',[3.125 -87.5 3.125 3.125], 'FaceColor',[1 1 1]);
rectangle('Position',[6.25 -84.375 3.125 3.125], 'FaceColor',[1 1 1]);
rectangle('Position',[9.375 -84.375 3.125 3.125], 'FaceColor',[0 0 0]);
rectangle('Position',[6.25 -87.5 3.125 3.125], 'FaceColor',[1 1 1]);
rectangle('Position',[9.375 -87.5 3.125 3.125], 'FaceColor',[0 0 0]);
rectangle('Position',[18.75 -78.125 3.125 3.125], 'FaceColor',[1 1 1]);
rectangle('Position',[21.875 -78.125 3.125 3.125], 'FaceColor',[0 0 0]);
rectangle('Position',[18.75 -81.25 3.125 3.125], 'FaceColor',[1 1 1]);
rectangle('Position',[21.875 -81.25 3.125 3.125], 'FaceColor',[0 0 0]);
rectangle('Position',[0 -90.625 3.125 3.125], 'FaceColor',[0 0 0]);
rectangle('Position',[3.125 -90.625 3.125 3.125], 'FaceColor',[1 1 1]);
rectangle('Position',[0 -93.75 3.125 3.125], 'FaceColor',[0 0 0]);
rectangle('Position',[3.125 -93.75 3.125 3.125], 'FaceColor',[1 1 1]);
rectangle('Position',[0 -96.875 3.125 3.125], 'FaceColor',[0 0 0]);
rectangle('Position',[3.125 -96.875 3.125 3.125], 'FaceColor',[1 1 1]);
rectangle('Position',[0 -100 3.125 3.125], 'FaceColor',[0 0 0]);
rectangle('Position',[3.125 -100 3.125 3.125], 'FaceColor',[0 0 0]);
rectangle('Position',[6.25 -96.875 3.125 3.125], 'FaceColor',[1 1 1]);
rectangle('Position',[9.375 -96.875 3.125 3.125], 'FaceColor',[1 1 1]);
rectangle('Position',[6.25 -100 3.125 3.125], 'FaceColor',[0 0 0]);
rectangle('Position',[9.375 -100 3.125 3.125], 'FaceColor',[0 0 0]);
rectangle('Position',[18.75 -90.625 3.125 3.125], 'FaceColor',[1 1 1]);
rectangle('Position',[21.875 -90.625 3.125 3.125], 'FaceColor',[0 0 0]);
rectangle('Position',[18.75 -93.75 3.125 3.125], 'FaceColor',[1 1 1]);
rectangle('Position',[21.875 -93.75 3.125 3.125], 'FaceColor',[0 0 0]);
rectangle('Position',[12.5 -96.875 3.125 3.125], 'FaceColor',[1 1 1]);
rectangle('Position',[15.625 -96.875 3.125 3.125], 'FaceColor',[1 1 1]);
rectangle('Position',[12.5 -100 3.125 3.125], 'FaceColor',[0 0 0]);
rectangle('Position',[15.625 -100 3.125 3.125], 'FaceColor',[0 0 0]);
rectangle('Position',[18.75 -96.875 3.125 3.125], 'FaceColor',[1 1 1]);
rectangle('Position',[21.875 -96.875 3.125 3.125], 'FaceColor',[0 0 0]);
rectangle('Position',[18.75 -100 3.125 3.125], 'FaceColor',[0 0 0]);
rectangle('Position',[21.875 -100 3.125 3.125], 'FaceColor',[0 0 0]);
rectangle('Position',[25 -78.125 3.125 3.125], 'FaceColor',[0 0 0]);
rectangle('Position',[28.125 -78.125 3.125 3.125], 'FaceColor',[1 1 1]);
rectangle('Position',[25 -81.25 3.125 3.125], 'FaceColor',[0 0 0]);
rectangle('Position',[28.125 -81.25 3.125 3.125], 'FaceColor',[1 1 1]);
rectangle('Position',[25 -84.375 3.125 3.125], 'FaceColor',[0 0 0]);
rectangle('Position',[28.125 -84.375 3.125 3.125], 'FaceColor',[1 1 1]);
rectangle('Position',[25 -87.5 3.125 3.125], 'FaceColor',[0 0 0]);
rectangle('Position',[28.125 -87.5 3.125 3.125], 'FaceColor',[0 0 0]);
rectangle('Position',[31.25 -84.375 3.125 3.125], 'FaceColor',[1 1 1]);
rectangle('Position',[34.375 -84.375 3.125 3.125], 'FaceColor',[1 1 1]);
rectangle('Position',[31.25 -87.5 3.125 3.125], 'FaceColor',[0 0 0]);
rectangle('Position',[34.375 -87.5 3.125 3.125], 'FaceColor',[0 0 0]);
rectangle('Position',[37.5 -84.375 3.125 3.125], 'FaceColor',[1 1 1]);
rectangle('Position',[40.625 -84.375 3.125 3.125], 'FaceColor',[1 1 1]);
rectangle('Position',[37.5 -87.5 3.125 3.125], 'FaceColor',[0 0 0]);
rectangle('Position',[40.625 -87.5 3.125 3.125], 'FaceColor',[0 0 0]);
rectangle('Position',[43.75 -84.375 3.125 3.125], 'FaceColor',[1 1 1]);
rectangle('Position',[46.875 -84.375 3.125 3.125], 'FaceColor',[1 1 1]);
rectangle('Position',[43.75 -87.5 3.125 3.125], 'FaceColor',[0 0 0]);
rectangle('Position',[46.875 -87.5 3.125 3.125], 'FaceColor',[1 1 1]);
rectangle('Position',[25 -90.625 3.125 3.125], 'FaceColor',[0 0 0]);
rectangle('Position',[28.125 -90.625 3.125 3.125], 'FaceColor',[0 0 0]);
rectangle('Position',[25 -93.75 3.125 3.125], 'FaceColor',[0 0 0]);
rectangle('Position',[28.125 -93.75 3.125 3.125], 'FaceColor',[1 1 1]);
rectangle('Position',[31.25 -90.625 3.125 3.125], 'FaceColor',[0 0 0]);
rectangle('Position',[34.375 -90.625 3.125 3.125], 'FaceColor',[0 0 0]);
rectangle('Position',[31.25 -93.75 3.125 3.125], 'FaceColor',[1 1 1]);
rectangle('Position',[34.375 -93.75 3.125 3.125], 'FaceColor',[1 1 1]);
rectangle('Position',[25 -96.875 3.125 3.125], 'FaceColor',[0 0 0]);
rectangle('Position',[28.125 -96.875 3.125 3.125], 'FaceColor',[1 1 1]);
rectangle('Position',[25 -100 3.125 3.125], 'FaceColor',[0 0 0]);
rectangle('Position',[28.125 -100 3.125 3.125], 'FaceColor',[0 0 0]);
rectangle('Position',[31.25 -96.875 3.125 3.125], 'FaceColor',[1 1 1]);
rectangle('Position',[34.375 -96.875 3.125 3.125], 'FaceColor',[1 1 1]);
rectangle('Position',[31.25 -100 3.125 3.125], 'FaceColor',[0 0 0]);
rectangle('Position',[34.375 -100 3.125 3.125], 'FaceColor',[0 0 0]);
rectangle('Position',[37.5 -90.625 3.125 3.125], 'FaceColor',[0 0 0]);
rectangle('Position',[40.625 -90.625 3.125 3.125], 'FaceColor',[0 0 0]);
rectangle('Position',[37.5 -93.75 3.125 3.125], 'FaceColor',[1 1 1]);
rectangle('Position',[40.625 -93.75 3.125 3.125], 'FaceColor',[1 1 1]);
rectangle('Position',[43.75 -90.625 3.125 3.125], 'FaceColor',[0 0 0]);
rectangle('Position',[46.875 -90.625 3.125 3.125], 'FaceColor',[1 1 1]);
rectangle('Position',[43.75 -93.75 3.125 3.125], 'FaceColor',[1 1 1]);
rectangle('Position',[46.875 -93.75 3.125 3.125], 'FaceColor',[1 1 1]);
rectangle('Position',[37.5 -96.875 3.125 3.125], 'FaceColor',[1 1 1]);
rectangle('Position',[40.625 -96.875 3.125 3.125], 'FaceColor',[1 1 1]);
rectangle('Position',[37.5 -100 3.125 3.125], 'FaceColor',[0 0 0]);
rectangle('Position',[40.625 -100 3.125 3.125], 'FaceColor',[0 0 0]);
rectangle('Position',[43.75 -96.875 3.125 3.125], 'FaceColor',[1 1 1]);
rectangle('Position',[46.875 -96.875 3.125 3.125], 'FaceColor',[1 1 1]);
rectangle('Position',[43.75 -100 3.125 3.125], 'FaceColor',[0 0 0]);
rectangle('Position',[46.875 -100 3.125 3.125], 'FaceColor',[0 0 0]);
rectangle('Position',[56.25 -53.125 3.125 3.125], 'FaceColor',[0 0 0]);
rectangle('Position',[59.375 -53.125 3.125 3.125], 'FaceColor',[0 0 0]);
rectangle('Position',[56.25 -56.25 3.125 3.125], 'FaceColor',[0 0 0]);
rectangle('Position',[59.375 -56.25 3.125 3.125], 'FaceColor',[1 1 1]);
rectangle('Position',[56.25 -59.375 3.125 3.125], 'FaceColor',[0 0 0]);
rectangle('Position',[59.375 -59.375 3.125 3.125], 'FaceColor',[1 1 1]);
rectangle('Position',[56.25 -62.5 3.125 3.125], 'FaceColor',[0 0 0]);
rectangle('Position',[59.375 -62.5 3.125 3.125], 'FaceColor',[1 1 1]);
rectangle('Position',[62.5 -53.125 3.125 3.125], 'FaceColor',[0 0 0]);
rectangle('Position',[65.625 -53.125 3.125 3.125], 'FaceColor',[1 1 1]);
rectangle('Position',[62.5 -56.25 3.125 3.125], 'FaceColor',[1 1 1]);
rectangle('Position',[65.625 -56.25 3.125 3.125], 'FaceColor',[1 1 1]);
rectangle('Position',[87.5 -53.125 3.125 3.125], 'FaceColor',[1 1 1]);
rectangle('Position',[90.625 -53.125 3.125 3.125], 'FaceColor',[0 0 0]);
rectangle('Position',[87.5 -56.25 3.125 3.125], 'FaceColor',[1 1 1]);
rectangle('Position',[90.625 -56.25 3.125 3.125], 'FaceColor',[0 0 0]);
rectangle('Position',[93.75 -59.375 3.125 3.125], 'FaceColor',[1 1 1]);
rectangle('Position',[96.875 -59.375 3.125 3.125], 'FaceColor',[0 0 0]);
rectangle('Position',[93.75 -62.5 3.125 3.125], 'FaceColor',[1 1 1]);
rectangle('Position',[96.875 -62.5 3.125 3.125], 'FaceColor',[0 0 0]);
rectangle('Position',[93.75 -65.625 3.125 3.125], 'FaceColor',[1 1 1]);
rectangle('Position',[96.875 -65.625 3.125 3.125], 'FaceColor',[0 0 0]);
rectangle('Position',[93.75 -68.75 3.125 3.125], 'FaceColor',[1 1 1]);
rectangle('Position',[96.875 -68.75 3.125 3.125], 'FaceColor',[0 0 0]);
rectangle('Position',[50 -78.125 3.125 3.125], 'FaceColor',[1 1 1]);
rectangle('Position',[53.125 -78.125 3.125 3.125], 'FaceColor',[0 0 0]);
rectangle('Position',[50 -81.25 3.125 3.125], 'FaceColor',[1 1 1]);
rectangle('Position',[53.125 -81.25 3.125 3.125], 'FaceColor',[0 0 0]);
rectangle('Position',[50 -84.375 3.125 3.125], 'FaceColor',[1 1 1]);
rectangle('Position',[53.125 -84.375 3.125 3.125], 'FaceColor',[0 0 0]);
rectangle('Position',[50 -87.5 3.125 3.125], 'FaceColor',[1 1 1]);
rectangle('Position',[53.125 -87.5 3.125 3.125], 'FaceColor',[0 0 0]);
rectangle('Position',[62.5 -84.375 3.125 3.125], 'FaceColor',[1 1 1]);
rectangle('Position',[65.625 -84.375 3.125 3.125], 'FaceColor',[1 1 1]);
rectangle('Position',[62.5 -87.5 3.125 3.125], 'FaceColor',[0 0 0]);
rectangle('Position',[65.625 -87.5 3.125 3.125], 'FaceColor',[0 0 0]);
rectangle('Position',[68.75 -84.375 3.125 3.125], 'FaceColor',[1 1 1]);
rectangle('Position',[71.875 -84.375 3.125 3.125], 'FaceColor',[1 1 1]);
rectangle('Position',[68.75 -87.5 3.125 3.125], 'FaceColor',[0 0 0]);
rectangle('Position',[71.875 -87.5 3.125 3.125], 'FaceColor',[1 1 1]);
rectangle('Position',[50 -90.625 3.125 3.125], 'FaceColor',[1 1 1]);
rectangle('Position',[53.125 -90.625 3.125 3.125], 'FaceColor',[0 0 0]);
rectangle('Position',[50 -93.75 3.125 3.125], 'FaceColor',[1 1 1]);
rectangle('Position',[53.125 -93.75 3.125 3.125], 'FaceColor',[0 0 0]);
rectangle('Position',[50 -96.875 3.125 3.125], 'FaceColor',[1 1 1]);
rectangle('Position',[53.125 -96.875 3.125 3.125], 'FaceColor',[0 0 0]);
rectangle('Position',[50 -100 3.125 3.125], 'FaceColor',[0 0 0]);
rectangle('Position',[53.125 -100 3.125 3.125], 'FaceColor',[0 0 0]);
rectangle('Position',[62.5 -96.875 3.125 3.125], 'FaceColor',[1 1 1]);
rectangle('Position',[65.625 -96.875 3.125 3.125], 'FaceColor',[1 1 1]);
rectangle('Position',[62.5 -100 3.125 3.125], 'FaceColor',[0 0 0]);
rectangle('Position',[65.625 -100 3.125 3.125], 'FaceColor',[0 0 0]);
rectangle('Position',[68.75 -96.875 3.125 3.125], 'FaceColor',[1 1 1]);
rectangle('Position',[71.875 -96.875 3.125 3.125], 'FaceColor',[1 1 1]);
rectangle('Position',[68.75 -100 3.125 3.125], 'FaceColor',[0 0 0]);
rectangle('Position',[71.875 -100 3.125 3.125], 'FaceColor',[0 0 0]);
rectangle('Position',[75 -78.125 3.125 3.125], 'FaceColor',[0 0 0]);
rectangle('Position',[78.125 -78.125 3.125 3.125], 'FaceColor',[0 0 0]);
rectangle('Position',[75 -81.25 3.125 3.125], 'FaceColor',[1 1 1]);
rectangle('Position',[78.125 -81.25 3.125 3.125], 'FaceColor',[1 1 1]);
rectangle('Position',[87.5 -78.125 3.125 3.125], 'FaceColor',[0 0 0]);
rectangle('Position',[90.625 -78.125 3.125 3.125], 'FaceColor',[0 0 0]);
rectangle('Position',[87.5 -81.25 3.125 3.125], 'FaceColor',[1 1 1]);
rectangle('Position',[90.625 -81.25 3.125 3.125], 'FaceColor',[1 1 1]);
rectangle('Position',[93.75 -78.125 3.125 3.125], 'FaceColor',[0 0 0]);
rectangle('Position',[96.875 -78.125 3.125 3.125], 'FaceColor',[0 0 0]);
rectangle('Position',[93.75 -81.25 3.125 3.125], 'FaceColor',[1 1 1]);
rectangle('Position',[96.875 -81.25 3.125 3.125], 'FaceColor',[0 0 0]);
rectangle('Position',[93.75 -84.375 3.125 3.125], 'FaceColor',[1 1 1]);
rectangle('Position',[96.875 -84.375 3.125 3.125], 'FaceColor',[0 0 0]);
rectangle('Position',[93.75 -87.5 3.125 3.125], 'FaceColor',[1 1 1]);
rectangle('Position',[96.875 -87.5 3.125 3.125], 'FaceColor',[0 0 0]);
rectangle('Position',[81.25 -90.625 3.125 3.125], 'FaceColor',[0 0 0]);
rectangle('Position',[84.375 -90.625 3.125 3.125], 'FaceColor',[0 0 0]);
rectangle('Position',[81.25 -93.75 3.125 3.125], 'FaceColor',[1 1 1]);
rectangle('Position',[84.375 -93.75 3.125 3.125], 'FaceColor',[1 1 1]);
rectangle('Position',[75 -96.875 3.125 3.125], 'FaceColor',[1 1 1]);
rectangle('Position',[78.125 -96.875 3.125 3.125], 'FaceColor',[1 1 1]);
rectangle('Position',[75 -100 3.125 3.125], 'FaceColor',[0 0 0]);
rectangle('Position',[78.125 -100 3.125 3.125], 'FaceColor',[0 0 0]);
rectangle('Position',[81.25 -96.875 3.125 3.125], 'FaceColor',[1 1 1]);
rectangle('Position',[84.375 -96.875 3.125 3.125], 'FaceColor',[1 1 1]);
rectangle('Position',[81.25 -100 3.125 3.125], 'FaceColor',[0 0 0]);
rectangle('Position',[84.375 -100 3.125 3.125], 'FaceColor',[0 0 0]);
rectangle('Position',[93.75 -90.625 3.125 3.125], 'FaceColor',[1 1 1]);
rectangle('Position',[96.875 -90.625 3.125 3.125], 'FaceColor',[0 0 0]);
rectangle('Position',[93.75 -93.75 3.125 3.125], 'FaceColor',[1 1 1]);
rectangle('Position',[96.875 -93.75 3.125 3.125], 'FaceColor',[0 0 0]);
rectangle('Position',[87.5 -96.875 3.125 3.125], 'FaceColor',[1 1 1]);
rectangle('Position',[90.625 -96.875 3.125 3.125], 'FaceColor',[1 1 1]);
rectangle('Position',[87.5 -100 3.125 3.125], 'FaceColor',[0 0 0]);
rectangle('Position',[90.625 -100 3.125 3.125], 'FaceColor',[0 0 0]);
rectangle('Position',[93.75 -96.875 3.125 3.125], 'FaceColor',[1 1 1]);
rectangle('Position',[96.875 -96.875 3.125 3.125], 'FaceColor',[0 0 0]);
rectangle('Position',[93.75 -100 3.125 3.125], 'FaceColor',[0 0 0]);
rectangle('Position',[96.875 -100 3.125 3.125], 'FaceColor',[0 0 0]);
X=[93.3333,90.625,85.9375,82.8125,78.125,73.4375,73.4375,71.875,68.75,59.375,53.125,46.875,40.625,34.375,28.125,21.875,15.625,15.625,15.625,9.375,6.66667];
Y=[-93.3333,-90.625,-92.1875,-92.1875,-90.625,-85.9375,-82.8125,-78.125,-68.75,-65.625,-65.625,-59.375,-53.125,-46.875,-40.625,-34.375,-28.125,-21.875,-15.625,-9.375,-6.66667];
hold on;
plot(X,Y,'r');
legend('365.558','Location','southoutside');
